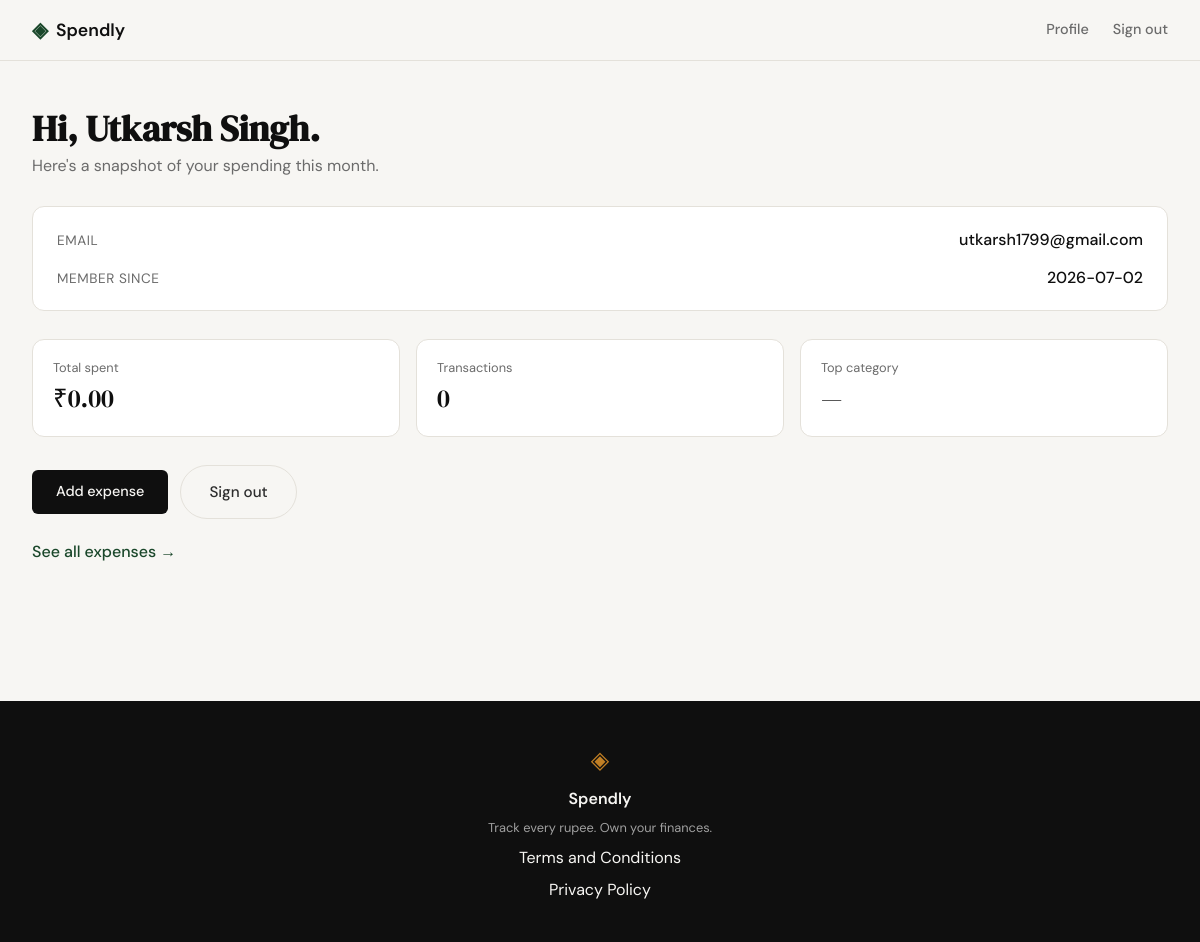
Page /profile (signed in) on the committed database.
### tables this page shows
CREATE TABLE users (
            id            INTEGER PRIMARY KEY AUTOINCREMENT,
            name          TEXT    NOT NULL,
            email         TEXT    UNIQUE NOT NULL,
            password_hash TEXT    NOT NULL,
            created_at    TEXT    DEFAULT (datetime('now'))
        );

### app.py (the view)
@app.route("/profile")
def profile():
    if session.get("user_id") is None:
        return redirect(url_for("login"))
    user = find_user_by_id(session["user_id"])
    if user is None:
        session.clear()
        return redirect(url_for("login"))
    summary = get_expense_summary(user["id"])
    return render_template("profile.html", user=user, summary=summary)

### database/db.py (called while the page is built)
def get_db() -> sqlite3.Connection:
    if "db" not in g:
        conn = sqlite3.connect(
            current_app.config["DATABASE"],
            detect_types=sqlite3.PARSE_DECLTYPES,
        )
        conn.row_factory = sqlite3.Row
        conn.execute("PRAGMA foreign_keys = ON")
        g.db = conn
    return g.db

def find_user_by_id(user_id: int) -> sqlite3.Row | None:
    db = get_db()
    return db.execute(
        "SELECT id, name, email, created_at FROM users WHERE id = ? LIMIT 1",
        (user_id,),
    ).fetchone()

def get_expense_summary(user_id: int) -> dict:
    import datetime
    db = get_db()
    first_of_month = datetime.date.today().replace(day=1).isoformat()
    row = db.execute(
        "SELECT COALESCE(SUM(amount), 0.0) AS total, "
        "COUNT(*) AS count "
        "FROM expenses WHERE user_id = ? AND date >= ?",
        (user_id, first_of_month),
    ).fetchone()
    top = db.execute(
        "SELECT category FROM expenses "
        "WHERE user_id = ? AND date >= ? "
        "GROUP BY category "
        "ORDER BY SUM(amount) DESC, category ASC LIMIT 1",
        (user_id, first_of_month),
    ).fetchone()
    return {
        "total": float(row["total"]),
        "count": int(row["count"]),
        "top_category": top["category"] if top else None,
    }

### templates/profile.html (shortened to what this page needs)
{% extends "base.html" %}
{% block content %}
<section class="profile-section">
    <div class="profile-container">
        <header class="profile-header">
            <h1 class="profile-title">Hi, {{ user["name"] }}.</h1>
            <p class="profile-subtitle">Here's a snapshot of your spending this month.</p>
        </header>
        <div class="profile-card">
            <div class="profile-card-row">
                <span class="profile-card-label">Email</span>
                <span class="profile-card-value">{{ user["email"] }}</span>
            </div>
            <div class="profile-card-row">
                <span class="profile-card-label">Member since</span>
                <span class="profile-card-value">{{ user["created_at"][:10] }}</span>
            </div>
        </div>
        <div class="profile-kpis">
            <div class="kpi-tile">
                <div class="kpi-label">Total spent</div>
                <div class="kpi-value">₹{{ "%.2f"|format(summary["total"]) }}</div>
            </div>
            <div class="kpi-tile">
                <div class="kpi-label">Transactions</div>
                <div class="kpi-value">{{ summary["count"] }}</div>
            </div>
            <div class="kpi-tile">
                <div class="kpi-label">Top category</div>
                <div class="kpi-value">
                    {{ summary["top_category"] if summary["top_category"] else "—" }}
                </div>
            </div>
        </div>
        <div class="profile-actions">
            <a href="{{ url_for('add_expense') }}" class="btn-primary">Add expense</a>
            <a href="{{ url_for('logout') }}" class="btn-ghost btn-pill">Sign out</a>
        </div>
        <p class="profile-subtitle profile-subtitle-link">
            <a href="{{ url_for('expenses') }}">See all expenses →</a>
        </p>
    </div>
</section>
{% endblock %}

### static/css/style.css (style rules this page uses)
:root { --ink: #0f0f0f; --ink-soft: #2d2d2d; --ink-muted: #6b6b6b; --ink-faint: #a0a0a0; --paper: #f7f6f3; --paper-warm: #f0ede6; --paper-card: #ffffff; --accent: #1a472a; --accent-light: #e8f0eb; --accent-2: #c17f24; --accent-2-light: #fdf3e3; --danger: #c0392b; --danger-light: #fdecea; --border: #e4e1da; --border-soft: #eeebe4; --font-display: 'DM Serif Display', Georgia, serif; --font-body: 'DM Sans', system-ui, sans-serif; --max-width: 1200px; --auth-width: 440px; --radius-sm: 6px; --radius-md: 12px; --radius-lg: 20px; }
*, *::before, *::after { box-sizing: border-box; margin: 0; padding: 0; }
html { font-size: 16px; scroll-behavior: smooth; }
body { background: var(--paper); color: var(--ink); font-family: var(--font-body); font-size: 1rem; line-height: 1.6; -webkit-font-smoothing: antialiased; }
a { color: inherit; text-decoration: none; }
.btn-primary { display: inline-block; background: var(--ink); color: var(--paper); padding: 0.65rem 1.5rem; border-radius: var(--radius-sm); font-family: var(--font-body); font-size: 0.9rem; font-weight: 500; cursor: pointer; border: none; transition: background 0.2s; text-decoration: none; }
.btn-ghost { display: inline-block; background: transparent; color: var(--ink-soft); padding: 0.65rem 1.5rem; border-radius: var(--radius-sm); font-size: 0.9rem; font-weight: 500; border: 1px solid var(--border); transition: all 0.2s; text-decoration: none; }
.btn-pill { border-radius: 999px; padding: 0.85rem 1.75rem; font-size: 0.95rem; }
.kpi-tile { background: var(--paper-card); border: 1px solid var(--border); border-radius: var(--radius-md); padding: 1.1rem 1.25rem; }
.kpi-label { font-size: 0.8rem; color: var(--ink-muted); margin-bottom: 0.35rem; }
.kpi-value { font-family: var(--font-display); font-size: 1.6rem; color: var(--ink); margin-bottom: 0.4rem; line-height: 1.1; }
.profile-section { background: var(--paper); padding: 3rem 2rem; }
.profile-container { max-width: var(--max-width); margin: 0 auto; display: flex; flex-direction: column; gap: 1.75rem; }
.profile-header { display: flex; flex-direction: column; gap: 0.25rem; }
.profile-title { font-family: var(--font-display); font-size: 2.25rem; color: var(--ink); line-height: 1.1; }
.profile-subtitle { color: var(--ink-muted); }
.profile-card { background: var(--paper-card); border: 1px solid var(--border); border-radius: var(--radius-md); padding: 1.25rem 1.5rem; display: flex; flex-direction: column; gap: 0.75rem; }
.profile-card-row { display: flex; justify-content: space-between; align-items: baseline; gap: 1rem; }
.profile-card-label { color: var(--ink-muted); font-size: 0.85rem; text-transform: uppercase; letter-spacing: 0.04em; }
.profile-card-value { color: var(--ink); font-weight: 500; }
.profile-kpis { display: grid; grid-template-columns: repeat(3, 1fr); gap: 1rem; }
.profile-actions { display: flex; gap: 0.75rem; align-items: center; flex-wrap: wrap; }
.profile-subtitle-link { margin-top: -0.5rem; }
.profile-subtitle-link a { color: var(--accent); font-weight: 500; }

### rows in the picture
users: name "Utkarsh Singh", email "utkarsh1799@gmail.com", created_at "2026-07-02"

### other values in the picture
{{ "%.2f"|format(summary["total"]) }} "0.00"
{{ summary["count"] }} "0"
{{ summary["top_category"] if summary["top_category"] else "—" }} "—"
